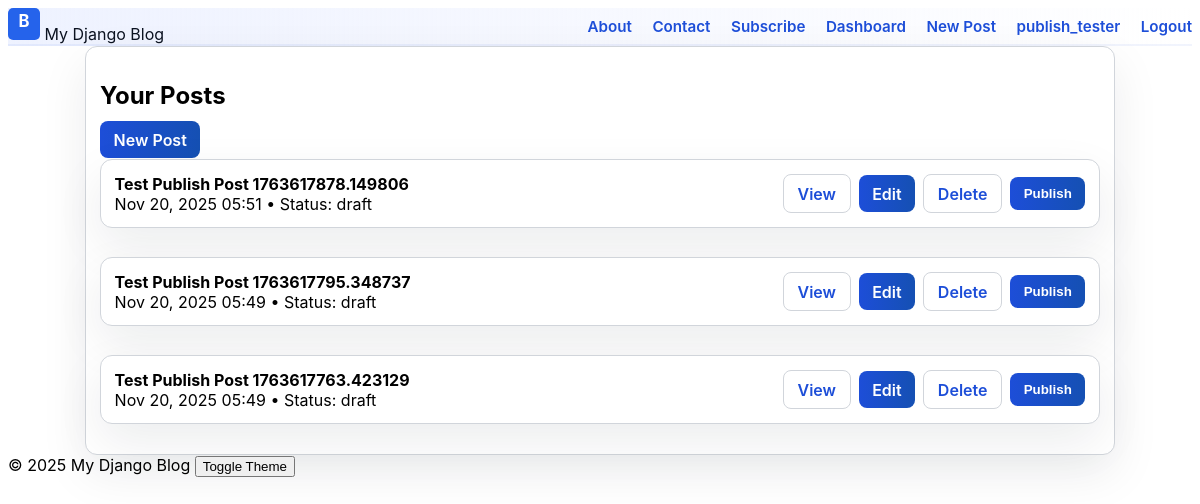
Page /dashboard/ (signed in) on the committed database.
### blog/models.py (models this page shows, shortened)
class Post(models.Model):
    STATUS_CHOICES = (('draft', 'Draft'), ('published', 'Published'))
    author = models.ForeignKey(User, on_delete=models.CASCADE, related_name='posts')
    title = models.CharField(max_length=250)
    slug = models.SlugField(max_length=270, unique=True, blank=True)
    category = models.ForeignKey(Category, on_delete=models.SET_NULL, null=True, blank=True, related_name='posts')
    tags = models.ManyToManyField(Tag, blank=True, related_name='posts')
    cover = models.ImageField(upload_to='covers/', blank=True, null=True)
    content = models.TextField()
    created = models.DateTimeField(default=timezone.now)
    updated = models.DateTimeField(auto_now=True)
    status = models.CharField(max_length=10, choices=STATUS_CHOICES, default='draft')
    featured = models.BooleanField(default=False)
    published_at = models.DateTimeField(null=True, blank=True)
    class Meta:
        ordering = ['-created']

### blog/views.py (the view)
# urls.py: path('dashboard/', dashboard, name='dashboard'),
@login_required
def dashboard(request):
    posts = Post.objects.filter(author=request.user).order_by('-created')
    return render(request, 'blog/dashboard.html', {'posts': posts})

### templates/blog/dashboard.html (shortened to what this page needs)
{% extends 'base.html' %}
{% block content %}
  <div class="container">
    <div class="card" style="max-width:1000px;margin:0 auto">
      <h2>Your Posts</h2>
      <p style="margin-bottom:0.6rem">
        <a class="btn" href="{% url 'post_create' %}">New Post</a>
      </p>
      {% if posts %}
        <div style="display:flex;flex-direction:column;gap:0.8rem">
          {% for post in posts %}
            <div class="card" style="display:flex;justify-content:space-between;align-items:center">
              <div>
                <strong>{{ post.title }}</strong>
                <div class="muted">{{ post.created|date:"M d, Y H:i" }} • Status: {{ post.status }}</div>
              </div>
              <div style="display:flex;gap:0.5rem;align-items:center">
                <a class="btn secondary" href="{% url 'post_detail' post.slug %}">View</a>
                <a class="btn" href="{% url 'post_update' post.slug %}">Edit</a>
                <a class="btn secondary" href="{% url 'post_delete' post.slug %}">Delete</a>
                {% if post.status == 'draft' %}
                  <form method="post" action="{% url 'post_publish' post.slug %}" style="display:inline">
                    <button class="btn" type="submit">Publish</button>
                  </form>
                {% else %}
                  <form method="post" action="{% url 'post_unpublish' post.slug %}" style="display:inline">
                    {% csrf_token %}
                    <button class="btn secondary" type="submit">Unpublish</button>
                  </form>
                {% endif %}
              </div>
            </div>
          {% endfor %}
        </div>
      {% else %}
        <p>No posts yet — <a href="{% url 'post_create' %}">write your first post</a>.</p>
      {% endif %}
    </div>
  </div>
{% endblock %}

### templates/base.html (shortened to what this page needs)
<!doctype html>
<html lang="en">
  {% load static %}
  <head>
    <link rel="stylesheet" href="{% static 'css/style.css' %}">
  </head>
  <body>
    <header class="site-header">
      <div class="container">
        <div style="display:flex;align-items:center;justify-content:space-between;width:100%">
          <div class="logo">
            <a href="{% url 'post_list' %}" class="logo">
              <img src="{% static 'img/favicon.svg' %}" alt="logo" style="width:32px;height:32px">
              <span class="brand">My Django Blog</span>
            </a>
          </div>
          <nav>
            <a href="{% url 'about' %}">About</a>
            <a href="{% url 'contact' %}">Contact</a>
            <a href="{% url 'subscribe' %}">Subscribe</a>
            {% if user.is_authenticated %}
              <a href="{% url 'dashboard' %}">Dashboard</a>
              <a href="{% url 'post_create' %}">New Post</a>
              <a href="{% url 'profile_edit' %}">{{ user.username }}</a>
              <a href="{% url 'logout' %}">Logout</a>
            {% else %}
              <a href="{% url 'login' %}">Login</a>
              <a href="{% url 'register' %}">Register</a>
            {% endif %}
          </nav>
        </div>
      </div>
    </header>
    <main class="container">
      {% block content %}{% endblock %}
    </main>
    <footer class="site-footer">
      <div class="container">&copy; {% now 'Y' %} My Django Blog
        <button id="theme-toggle">Toggle Theme</button>
      </div>
    </footer>
  </body>
</html>

### static/css/style.css (style rules this page uses)
:root { --bg: #f8fafc; --card: #ffffff; --muted: #374151; --text: #0b1220; --primary: #1d4ed8; --accent: #06b6d4; --soft: #eef2ff; --border: #d1d5db; --shadow: 0 18px 48px rgba(15,23,42,0.08); }
.site-header { background:linear-gradient(90deg, rgba(29,78,216,0.06), transparent); border-bottom:2px solid rgba(29,78,216,0.06); }
.site-header a { color:var(--text);text-decoration:none }
.site-header nav a { margin-left:1rem;color:var(--primary);font-size:0.95rem;font-weight:600 }

### rows in the picture
Post: title "Test Publish Post 1763617878.149806", created "Nov 20, 2025 05:51", status "draft"
Post: title "Test Publish Post 1763617795.348737", created "Nov 20, 2025 05:49", status "draft"
Post: title "Test Publish Post 1763617763.423129", created "Nov 20, 2025 05:49", status "draft"

### other values in the picture
{{ user.username }} "publish_tester"
